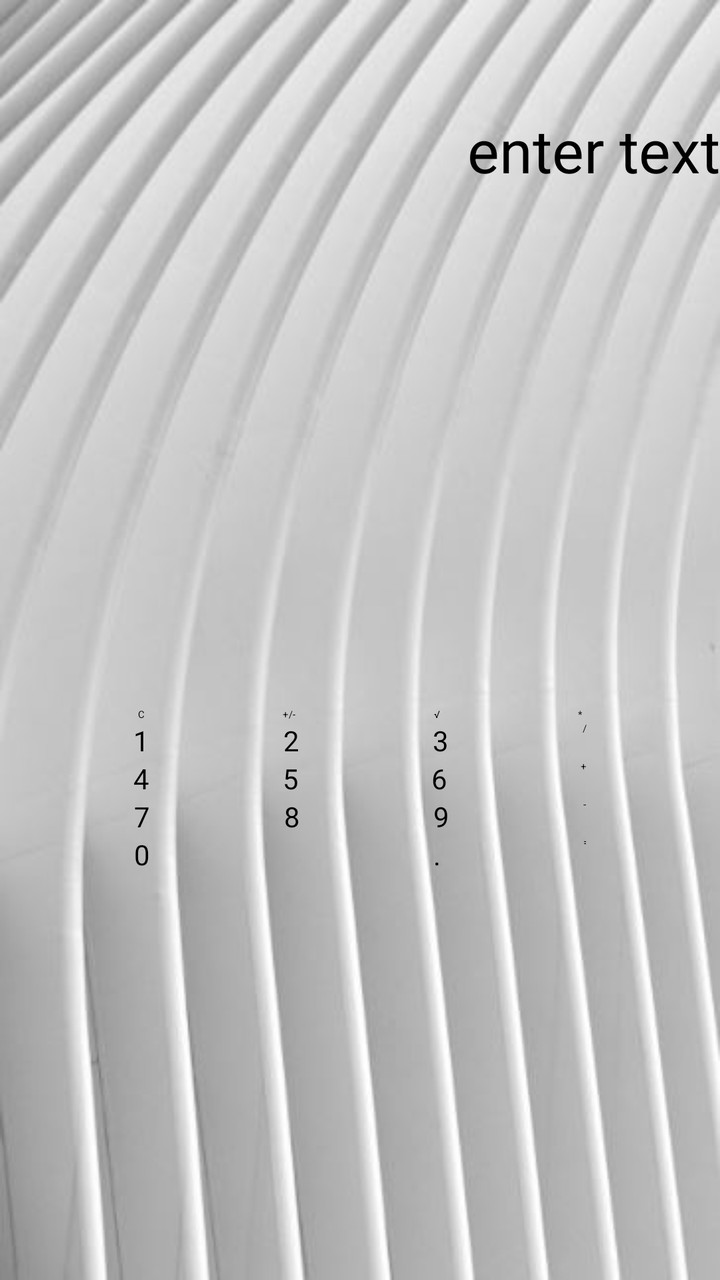
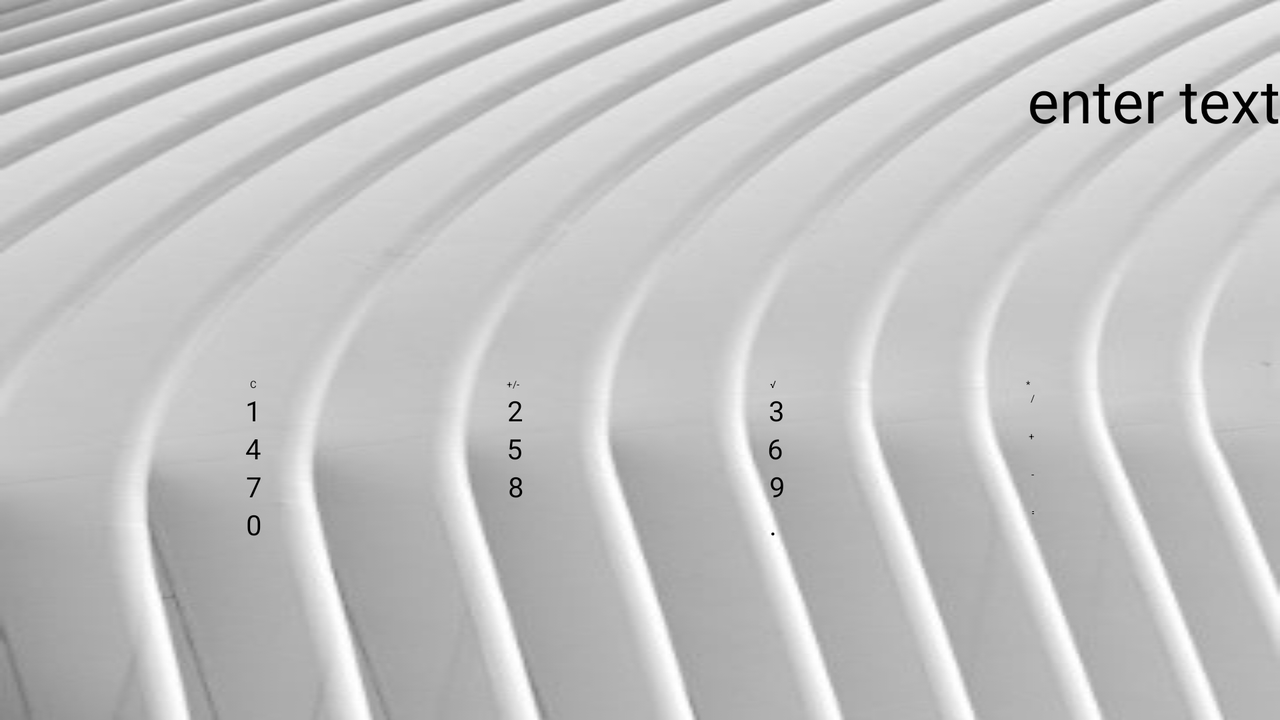

Compare how this app lays out the same screen by default and in its alternative resource folder. The renders come first, then the two layout files and the values they reference.
<!-- AndroidManifest.xml: application theme Theme.Calculator -->
<!-- res/layout/activity_main.xml -->
<?xml version="1.0" encoding="utf-8"?>
<androidx.constraintlayout.widget.ConstraintLayout xmlns:android="http://schemas.android.com/apk/res/android"
    xmlns:app="http://schemas.android.com/apk/res-auto"
    xmlns:tools="http://schemas.android.com/tools"
    android:layout_width="match_parent"
    android:layout_height="match_parent"
    android:background="@drawable/fone"
    tools:context=".MainActivity">

    <EditText
        android:id="@+id/_result"
        android:layout_width="match_parent"
        android:layout_height="@dimen/sizeEditText"
        android:background="@android:color/transparent"
        android:gravity="right|center"
        android:hint="@string/enter_text"
        android:textSize="@dimen/textSizeEditText"
        app:layout_constraintEnd_toEndOf="parent"
        app:layout_constraintStart_toStartOf="parent"
        app:layout_constraintTop_toTopOf="parent" />

    <Button
        android:id="@+id/_1"
        android:layout_width="wrap_content"
        android:layout_height="wrap_content"
        android:backgroundTint="@color/purple"
        android:text="@string/_1"
        android:textColor="@color/black"
        android:textSize="@dimen/textSizeBtn"
        app:layout_constraintBottom_toTopOf="@id/_4"
        app:layout_constraintEnd_toStartOf="@id/_2"
        app:layout_constraintStart_toStartOf="parent"
        app:layout_constraintTop_toBottomOf="@id/_C" />

    <Button
        android:id="@+id/_4"
        android:layout_width="wrap_content"
        android:layout_height="wrap_content"
        android:backgroundTint="@color/purple"
        android:text="@string/_4"
        android:textColor="@color/black"
        android:textSize="@dimen/textSizeBtn"
        app:layout_constraintBottom_toTopOf="@id/_7"
        app:layout_constraintEnd_toStartOf="@id/_5"
        app:layout_constraintStart_toStartOf="parent"
        app:layout_constraintTop_toBottomOf="@+id/_1" />

    <Button
        android:id="@+id/_7"
        android:layout_width="wrap_content"
        android:layout_height="wrap_content"
        android:backgroundTint="@color/purple"
        android:text="@string/_7"
        android:textColor="@color/black"
        android:textSize="@dimen/textSizeBtn"
        app:layout_constraintBottom_toTopOf="@id/_0"
        app:layout_constraintEnd_toStartOf="@id/_8"
        app:layout_constraintStart_toStartOf="parent"
        app:layout_constraintTop_toBottomOf="@id/_4" />

    <Button
        android:id="@+id/_2"
        android:layout_width="wrap_content"
        android:layout_height="wrap_content"
        android:backgroundTint="@color/purple"
        android:text="@string/_2"
        android:textColor="@color/black"
        android:textSize="@dimen/textSizeBtn"
        app:layout_constraintEnd_toStartOf="@id/_3"
        app:layout_constraintStart_toEndOf="@id/_1"
        app:layout_constraintTop_toTopOf="@id/_1"
        app:layout_constraintVertical_chainStyle="packed" />

    <Button
        android:id="@+id/_5"
        android:layout_width="wrap_content"
        android:layout_height="wrap_content"
        android:backgroundTint="@color/purple"
        android:text="@string/_5"
        android:textColor="@color/black"
        android:textSize="@dimen/textSizeBtn"
        app:layout_constraintEnd_toStartOf="@id/_6"
        app:layout_constraintStart_toEndOf="@id/_4"
        app:layout_constraintTop_toBottomOf="@id/_2" />

    <Button
        android:id="@+id/_8"
        android:layout_width="wrap_content"
        android:layout_height="wrap_content"
        android:backgroundTint="@color/purple"
        android:text="@string/_8"
        android:textColor="@color/black"
        android:textSize="@dimen/textSizeBtn"
        app:layout_constraintEnd_toStartOf="@id/_9"
        app:layout_constraintStart_toEndOf="@id/_7"
        app:layout_constraintTop_toBottomOf="@id/_5" />

    <Button
        android:id="@+id/_3"
        android:layout_width="wrap_content"
        android:layout_height="wrap_content"
        android:backgroundTint="@color/purple"
        android:text="@string/_3"
        android:textColor="@color/black"
        android:textSize="@dimen/textSizeBtn"
        app:layout_constraintEnd_toStartOf="@id/_degree"
        app:layout_constraintStart_toEndOf="@id/_2"
        app:layout_constraintTop_toTopOf="@id/_2"
        app:layout_constraintVertical_chainStyle="packed" />

    <Button
        android:id="@+id/_6"
        android:layout_width="wrap_content"
        android:layout_height="wrap_content"
        android:backgroundTint="@color/purple"
        android:text="@string/_6"
        android:textColor="@color/black"
        android:textSize="@dimen/textSizeBtn"
        app:layout_constraintBottom_toTopOf="@id/_9"
        app:layout_constraintEnd_toStartOf="@id/_addition"
        app:layout_constraintStart_toEndOf="@id/_5"
        app:layout_constraintTop_toBottomOf="@+id/_3" />

    <Button
        android:id="@+id/_9"
        android:layout_width="wrap_content"
        android:layout_height="wrap_content"
        android:backgroundTint="@color/purple"
        android:text="@string/_9"
        android:textColor="@color/black"
        android:textSize="@dimen/textSizeBtn"
        app:layout_constraintBottom_toTopOf="@id/_0"
        app:layout_constraintEnd_toStartOf="@id/_subtraction"
        app:layout_constraintStart_toEndOf="@id/_8"
        app:layout_constraintTop_toBottomOf="@id/_6" />


    <Button
        android:id="@+id/_0"
        android:layout_width="0dp"
        android:layout_height="wrap_content"
        android:backgroundTint="@color/purple"
        android:text="@string/_0"
        android:textColor="@color/black"
        android:textSize="@dimen/textSizeBtn"

        app:layout_constraintBottom_toBottomOf="parent"
        app:layout_constraintEnd_toEndOf="@id/_8"
        app:layout_constraintHorizontal_weight="2"
        app:layout_constraintStart_toStartOf="@id/_7"
        app:layout_constraintTop_toBottomOf="@id/_7"
        app:layout_constraintVertical_chainStyle="packed" />

    <Button
        android:id="@+id/_."
        android:layout_width="0dp"
        android:layout_height="wrap_content"
        android:backgroundTint="@color/purple"
        android:text="@string/tochka"
        android:textColor="@color/black"
        android:textSize="@dimen/textSizeBtn"
        app:layout_constraintEnd_toEndOf="@id/_9"
        app:layout_constraintHorizontal_weight="1"
        app:layout_constraintStart_toStartOf="@id/_9"
        app:layout_constraintTop_toTopOf="@id/_0"
        app:layout_constraintVertical_chainStyle="packed" />

    <Button
        android:id="@+id/_C"
        android:layout_width="wrap_content"
        android:layout_height="wrap_content"
        android:text="@string/c"
        app:layout_constraintBottom_toTopOf="@+id/_1"
        app:layout_constraintEnd_toStartOf="@id/_percent"
        app:layout_constraintStart_toStartOf="parent"
        app:layout_constraintTop_toBottomOf="@id/_result"
        app:layout_constraintVertical_chainStyle="packed" />

    <Button
        android:id="@+id/_percent"
        android:layout_width="wrap_content"
        android:layout_height="wrap_content"
        android:text="@string/minusplus"
        app:layout_constraintEnd_toStartOf="@id/_sqrt"
        app:layout_constraintStart_toEndOf="@id/_C"
        app:layout_constraintTop_toTopOf="@id/_C" />

    <Button
        android:id="@+id/_sqrt"
        android:layout_width="wrap_content"
        android:layout_height="wrap_content"
        android:text="@string/sqrt"
        app:layout_constraintEnd_toStartOf="@id/_generation"
        app:layout_constraintStart_toEndOf="@id/_percent"
        app:layout_constraintTop_toTopOf="@id/_percent" />

    <Button
        android:id="@+id/_generation"
        android:layout_width="wrap_content"
        android:layout_height="wrap_content"
        android:text="*"
        app:layout_constraintEnd_toEndOf="parent"
        app:layout_constraintStart_toEndOf="@id/_sqrt"
        app:layout_constraintTop_toTopOf="@id/_sqrt" />

    <Button
        android:id="@+id/_degree"
        android:layout_width="wrap_content"
        android:layout_height="wrap_content"
        android:text="@string/del"
        app:layout_constraintEnd_toEndOf="parent"
        app:layout_constraintStart_toEndOf="@id/_3"
        app:layout_constraintTop_toTopOf="@id/_3" />

    <Button
        android:id="@+id/_subtraction"
        android:layout_width="wrap_content"
        android:layout_height="wrap_content"
        android:text="@string/subtraction"
        app:layout_constraintEnd_toEndOf="parent"
        app:layout_constraintStart_toEndOf="@id/_9"
        app:layout_constraintTop_toTopOf="@id/_9" />

    <Button
        android:id="@+id/_addition"
        android:layout_width="wrap_content"
        android:layout_height="wrap_content"
        android:text="@string/plus"
        app:layout_constraintEnd_toEndOf="parent"
        app:layout_constraintStart_toEndOf="@id/_6"
        app:layout_constraintTop_toTopOf="@id/_6" />

    <Button
        android:id="@+id/_equalli"
        android:layout_width="0dp"
        android:layout_height="wrap_content"
        android:text="@string/equalli"
        app:layout_constraintEnd_toEndOf="@id/_subtraction"
        app:layout_constraintHorizontal_weight="1"
        app:layout_constraintStart_toStartOf="@+id/_subtraction"
        app:layout_constraintTop_toTopOf="@id/_."
        app:layout_constraintVertical_chainStyle="packed" />


</androidx.constraintlayout.widget.ConstraintLayout>
<!-- resources referenced by this layout -->
<resources>
  <color name="black">#FF000000</color>
  <color name="purple">#9964E4F8</color>
  <dimen name="sizeEditText">150dp</dimen>
  <dimen name="textSizeBtn">14sp</dimen>
  <dimen name="textSizeEditText">30sp</dimen>
  <!-- drawable fone: jpg bitmap (drawable, 27057 bytes) -->
  <string name="_0">0</string>
  <string name="_1">1</string>
  <string name="_2">2</string>
  <string name="_3">3</string>
  <string name="_4">4</string>
  <string name="_5">5</string>
  <string name="_6">6</string>
  <string name="_7">7</string>
  <string name="_8">8</string>
  <string name="_9">9</string>
  <string name="c">C</string>
  <string name="del">/</string>
  <string name="enter_text">enter text</string>
  <string name="equalli">=</string>
  <string name="minusplus">+/-</string>
  <string name="plus">+</string>
  <string name="sqrt">√</string>
  <string name="subtraction">-</string>
  <string name="tochka">.</string>
</resources>
<!-- res/layout-land/activity_main.xml (the repository's variant of the layout above) -->
<!-- drawn on the phone turned sideways -->
<?xml version="1.0" encoding="utf-8"?>
<androidx.constraintlayout.widget.ConstraintLayout xmlns:android="http://schemas.android.com/apk/res/android"
    xmlns:app="http://schemas.android.com/apk/res-auto"
    xmlns:tools="http://schemas.android.com/tools"
    android:layout_width="match_parent"
    android:layout_height="match_parent"
    android:background="@drawable/fone"
    tools:context=".MainActivity">

    <EditText
        android:id="@+id/_result"
        android:layout_width="match_parent"
        android:layout_height="@dimen/setSizeEditLand"
        android:background="@android:color/transparent"
        android:gravity="right|center"
        android:hint="@string/enter_text"
        android:textSize="@dimen/textSizeEditText"
        app:layout_constraintEnd_toEndOf="parent"
        app:layout_constraintStart_toStartOf="parent"
        app:layout_constraintTop_toTopOf="parent" />

    <Button
        android:id="@+id/_1"
        android:layout_width="wrap_content"
        android:layout_height="wrap_content"
        android:backgroundTint="@color/purple"
        android:text="@string/_1"
        android:textColor="@color/black"
        android:textSize="@dimen/textSizeBtn"
        app:layout_constraintBottom_toTopOf="@id/_4"
        app:layout_constraintEnd_toStartOf="@id/_2"
        app:layout_constraintStart_toStartOf="parent"
        app:layout_constraintTop_toBottomOf="@id/_C" />

    <Button
        android:id="@+id/_4"
        android:layout_width="wrap_content"
        android:layout_height="wrap_content"
        android:backgroundTint="@color/purple"
        android:text="@string/_4"
        android:textColor="@color/black"
        android:textSize="@dimen/textSizeBtn"
        app:layout_constraintBottom_toTopOf="@id/_7"
        app:layout_constraintEnd_toStartOf="@id/_5"
        app:layout_constraintStart_toStartOf="parent"
        app:layout_constraintTop_toBottomOf="@+id/_1" />

    <Button
        android:id="@+id/_7"
        android:layout_width="wrap_content"
        android:layout_height="wrap_content"
        android:backgroundTint="@color/purple"
        android:text="@string/_7"
        android:textColor="@color/black"
        android:textSize="@dimen/textSizeBtn"
        app:layout_constraintBottom_toTopOf="@id/_0"
        app:layout_constraintEnd_toStartOf="@id/_8"
        app:layout_constraintStart_toStartOf="parent"
        app:layout_constraintTop_toBottomOf="@id/_4" />

    <Button
        android:id="@+id/_2"
        android:layout_width="wrap_content"
        android:layout_height="wrap_content"
        android:backgroundTint="@color/purple"
        android:text="@string/_2"
        android:textColor="@color/black"
        android:textSize="@dimen/textSizeBtn"
        app:layout_constraintEnd_toStartOf="@id/_3"
        app:layout_constraintStart_toEndOf="@id/_1"
        app:layout_constraintTop_toTopOf="@id/_1"
        app:layout_constraintVertical_chainStyle="packed" />

    <Button
        android:id="@+id/_5"
        android:layout_width="wrap_content"
        android:layout_height="wrap_content"
        android:backgroundTint="@color/purple"
        android:text="@string/_5"
        android:textColor="@color/black"
        android:textSize="@dimen/textSizeBtn"
        app:layout_constraintEnd_toStartOf="@id/_6"
        app:layout_constraintStart_toEndOf="@id/_4"
        app:layout_constraintTop_toBottomOf="@id/_2" />

    <Button
        android:id="@+id/_8"
        android:layout_width="wrap_content"
        android:layout_height="wrap_content"
        android:backgroundTint="@color/purple"
        android:text="@string/_8"
        android:textColor="@color/black"
        android:textSize="@dimen/textSizeBtn"
        app:layout_constraintEnd_toStartOf="@id/_9"
        app:layout_constraintStart_toEndOf="@id/_7"
        app:layout_constraintTop_toBottomOf="@id/_5" />

    <Button
        android:id="@+id/_3"
        android:layout_width="wrap_content"
        android:layout_height="wrap_content"
        android:backgroundTint="@color/purple"
        android:text="@string/_3"
        android:textColor="@color/black"
        android:textSize="@dimen/textSizeBtn"
        app:layout_constraintEnd_toStartOf="@id/_degree"
        app:layout_constraintStart_toEndOf="@id/_2"
        app:layout_constraintTop_toTopOf="@id/_2"
        app:layout_constraintVertical_chainStyle="packed" />

    <Button
        android:id="@+id/_6"
        android:layout_width="wrap_content"
        android:layout_height="wrap_content"
        android:backgroundTint="@color/purple"
        android:text="@string/_6"
        android:textColor="@color/black"
        android:textSize="@dimen/textSizeBtn"
        app:layout_constraintBottom_toTopOf="@id/_9"
        app:layout_constraintEnd_toStartOf="@id/_addition"
        app:layout_constraintStart_toEndOf="@id/_5"
        app:layout_constraintTop_toBottomOf="@+id/_3" />

    <Button
        android:id="@+id/_9"
        android:layout_width="wrap_content"
        android:layout_height="wrap_content"
        android:backgroundTint="@color/purple"
        android:text="@string/_9"
        android:textColor="@color/black"
        android:textSize="@dimen/textSizeBtn"
        app:layout_constraintBottom_toTopOf="@id/_0"
        app:layout_constraintEnd_toStartOf="@id/_subtraction"
        app:layout_constraintStart_toEndOf="@id/_8"
        app:layout_constraintTop_toBottomOf="@id/_6" />


    <Button
        android:id="@+id/_0"
        android:layout_width="0dp"
        android:layout_height="wrap_content"
        android:backgroundTint="@color/purple"
        android:text="@string/_0"
        android:textColor="@color/black"
        android:textSize="@dimen/textSizeBtn"

        app:layout_constraintBottom_toBottomOf="parent"
        app:layout_constraintEnd_toEndOf="@id/_8"
        app:layout_constraintHorizontal_weight="2"
        app:layout_constraintStart_toStartOf="@id/_7"
        app:layout_constraintTop_toBottomOf="@id/_7"
        app:layout_constraintVertical_chainStyle="packed" />

    <Button
        android:id="@+id/_tchk"
        android:layout_width="0dp"
        android:layout_height="wrap_content"
        android:backgroundTint="@color/purple"
        android:text="@string/tochka"
        android:textColor="@color/black"
        android:textSize="@dimen/textSizeBtn"
        app:layout_constraintEnd_toEndOf="@id/_9"
        app:layout_constraintHorizontal_weight="1"
        app:layout_constraintStart_toStartOf="@id/_9"
        app:layout_constraintTop_toTopOf="@id/_0"
        app:layout_constraintVertical_chainStyle="packed" />

    <Button
        android:id="@+id/_C"
        android:layout_width="wrap_content"
        android:layout_height="wrap_content"
        android:text="@string/c"
        app:layout_constraintBottom_toTopOf="@+id/_1"
        app:layout_constraintEnd_toStartOf="@id/_percent"
        app:layout_constraintStart_toStartOf="parent"
        app:layout_constraintTop_toBottomOf="@id/_result"
        app:layout_constraintVertical_chainStyle="packed" />

    <Button
        android:id="@+id/_percent"
        android:layout_width="wrap_content"
        android:layout_height="wrap_content"
        android:text="@string/minusplus"
        app:layout_constraintEnd_toStartOf="@id/_sqrt"
        app:layout_constraintStart_toEndOf="@id/_C"
        app:layout_constraintTop_toTopOf="@id/_C" />

    <Button
        android:id="@+id/_sqrt"
        android:layout_width="wrap_content"
        android:layout_height="wrap_content"
        android:text="@string/sqrt"
        app:layout_constraintEnd_toStartOf="@id/_generation"
        app:layout_constraintStart_toEndOf="@id/_percent"
        app:layout_constraintTop_toTopOf="@id/_percent" />

    <Button
        android:id="@+id/_generation"
        android:layout_width="wrap_content"
        android:layout_height="wrap_content"
        android:text="*"
        app:layout_constraintEnd_toEndOf="parent"
        app:layout_constraintStart_toEndOf="@id/_sqrt"
        app:layout_constraintTop_toTopOf="@id/_sqrt" />

    <Button
        android:id="@+id/_degree"
        android:layout_width="wrap_content"
        android:layout_height="wrap_content"
        android:text="@string/del"
        app:layout_constraintEnd_toEndOf="parent"
        app:layout_constraintStart_toEndOf="@id/_3"
        app:layout_constraintTop_toTopOf="@id/_3" />

    <Button
        android:id="@+id/_subtraction"
        android:layout_width="wrap_content"
        android:layout_height="wrap_content"
        android:text="@string/subtraction"
        app:layout_constraintEnd_toEndOf="parent"
        app:layout_constraintStart_toEndOf="@id/_9"
        app:layout_constraintTop_toTopOf="@id/_9" />

    <Button
        android:id="@+id/_addition"
        android:layout_width="wrap_content"
        android:layout_height="wrap_content"
        android:text="@string/plus"
        app:layout_constraintEnd_toEndOf="parent"
        app:layout_constraintStart_toEndOf="@id/_6"
        app:layout_constraintTop_toTopOf="@id/_6" />

    <Button
        android:id="@+id/_equalli"
        android:layout_width="0dp"
        android:layout_height="wrap_content"
        android:text="@string/equalli"
        app:layout_constraintEnd_toEndOf="@id/_subtraction"
        app:layout_constraintHorizontal_weight="1"
        app:layout_constraintStart_toStartOf="@+id/_subtraction"
        app:layout_constraintTop_toTopOf="@id/_tchk"
        app:layout_constraintVertical_chainStyle="packed" />


</androidx.constraintlayout.widget.ConstraintLayout>
<!-- resources referenced by the variant -->
<!-- as the phone turned sideways resolves them -->
<resources>
  <color name="black">#FF000000</color>
  <color name="purple">#9964E4F8</color>
  <dimen name="setSizeEditLand">100dp</dimen>
  <dimen name="textSizeBtn">14sp</dimen>
  <dimen name="textSizeEditText">30sp</dimen>
  <!-- drawable fone: jpg bitmap (drawable, 27057 bytes) -->
  <string name="_0">0</string>
  <string name="_1">1</string>
  <string name="_2">2</string>
  <string name="_3">3</string>
  <string name="_4">4</string>
  <string name="_5">5</string>
  <string name="_6">6</string>
  <string name="_7">7</string>
  <string name="_8">8</string>
  <string name="_9">9</string>
  <string name="c">C</string>
  <string name="del">/</string>
  <string name="enter_text">enter text</string>
  <string name="equalli">=</string>
  <string name="minusplus">+/-</string>
  <string name="plus">+</string>
  <string name="sqrt">√</string>
  <string name="subtraction">-</string>
  <string name="tochka">.</string>
</resources>
